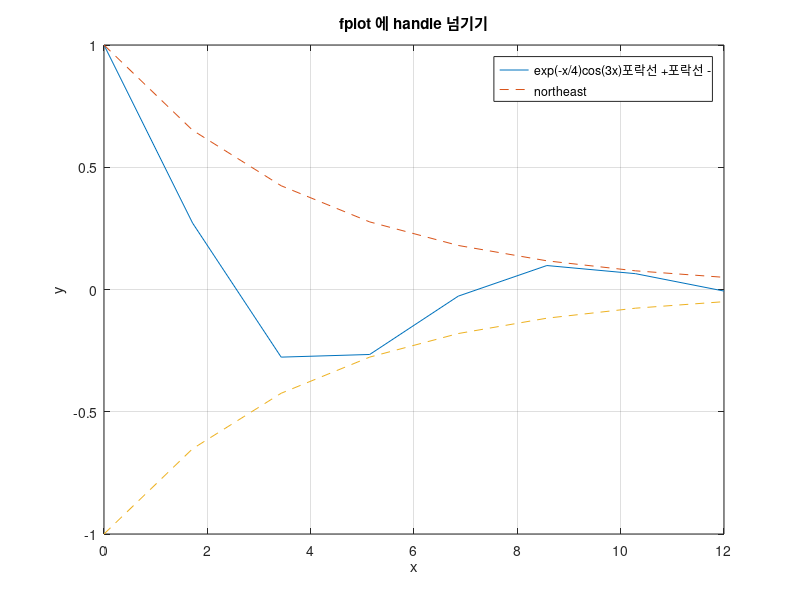

Reproduce this figure in MATLAB. (Note: this script raises an error after producing the figure.)
% sol0605_1.m — 6.5 연습문제 1
% fplot 에 function handle 을 넘겨 두 함수를 한 축에 그린다.

clear; clc; close all

damped = @(x) exp(-x/4) .* cos(3*x);
envel  = @(x) exp(-x/4);

fplot(damped, [0 12], LineWidth=1.5); hold on
fplot(envel,  [0 12], '--', LineWidth=1.2)
fplot(@(x) -envel(x), [0 12], '--', LineWidth=1.2)
hold off
grid on
xlabel('x'); ylabel('y')
title('fplot 에 handle 넘기기')
legend(["exp(-x/4)cos(3x)", "포락선 +", "포락선 -"], Location="northeast")

theme(gcf, "light")        % R2026a 기본 테마는 dark 라 밝게 바꿔 저장한다
exportgraphics(gcf, '../../textbook/ch06/img/sol0605_1.png')

% 데이터 배열을 만들지 않고 함수 자체를 넘긴 점이 plot 과 다르다
fprintf('fplot 은 구간만 주면 알아서 점을 고른다.\n');
